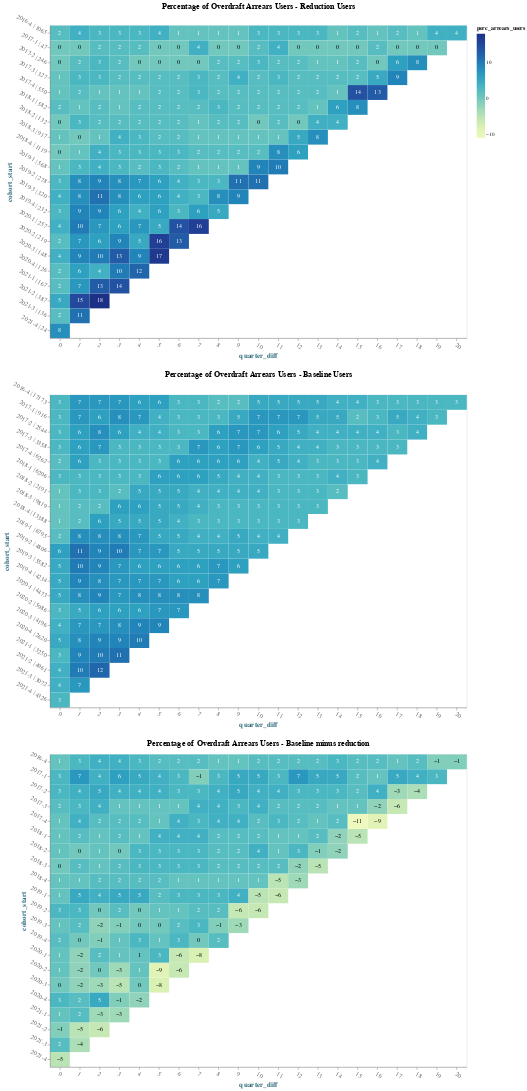

Notebook code cell kept with this figure:
### Markdown cell above
<a id='section2.2.4'></a>
### Overdraft Arrears Users cohorts
As for arrears users, we tend to see a similar pattern as the one above. Since these are not yet materialising into write-offs as we will see below and these users can still bounce back to be within their overdraft limit, these rates aren't necessarily worrying, but we should look into these rates over a longer period of time to check if these users| do leave arrears through top-ups.

### Code cell
graph(
    "perc_arrears_users",
    "Percentage of Overdraft Arrears Users",
    alt.datum.perc_arrears_users < 1,
)

### Figure 1 — Vega-Lite specification as saved in the notebook (floating-point values rounded to 4 significant figures; data arrays with more than 128 entries replaced by an {"elided": "..."} marker saying what was removed)
{"config": {"view": {"continuousWidth": 400, "continuousHeight": 300}, "axis": {"grid": false, "labelAngle": 30, "labelColor": "#666666", "labelFontSize": 12, "titleColor": "#266678", "titleFontSize": 14}, "title": {"fontSize": 15}}, "vconcat": [{"layer": [{"mark": "rect", "encoding": {"color": {"field": "perc_arrears_users", "type": "quantitative"}, "tooltip": [{"field": "cohort_start", "type": "nominal"}, {"field": "quarter_diff", "type": "quantitative"}, {"field": "perc_arrears_users", "type": "quantitative"}], "x": {"field": "quarter_diff", "type": "ordinal"}, "y": {"field": "cohort_start", "type": "ordinal"}}, "height": 600, "width": 800}, {"mark": {"type": "text", "baseline": "middle"}, "encoding": {"color": {"condition": {"value": "black", "test": "(datum.perc_arrears_users < 1)"}, "value": "white"}, "text": {"field": "perc_arrears_users", "type": "quantitative"}, "tooltip": [{"field": "cohort_start", "type": "nominal"}, {"field": "quarter_diff", "type": "quantitative"}, {"field": "perc_arrears_users", "type": "quantitative"}], "x": {"field": "quarter_diff", "type": "ordinal"}, "y": {"field": "cohort_start", "type": "ordinal"}}, "height": 600, "width": 800}], "data": {"name": "data-d51af2088b7649e3c19f0a0167f5ba92"}, "title": "Percentage of Overdraft Arrears Users - Reduction Users"}, {"layer": [{"mark": "rect", "encoding": {"color": {"field": "perc_arrears_users", "type": "quantitative"}, "tooltip": [{"field": "cohort_start", "type": "nominal"}, {"field": "quarter_diff", "type": "quantitative"}, {"field": "perc_arrears_users", "type": "quantitative"}], "x": {"field": "quarter_diff", "type": "ordinal"}, "y": {"field": "cohort_start", "type": "ordinal"}}, "height": 600, "width": 800}, {"mark": {"type": "text", "baseline": "middle"}, "encoding": {"color": {"condition": {"value": "black", "test": "(datum.perc_arrears_users < 1)"}, "value": "white"}, "text": {"field": "perc_arrears_users", "type": "quantitative"}, "tooltip": [{"field": "cohort_start", "type": "nominal"}, {"field": "quarter_diff", "type": "quantitative"}, {"field": "perc_arrears_users", "type": "quantitative"}], "x": {"field": "quarter_diff", "type": "ordinal"}, "y": {"field": "cohort_start", "type": "ordinal"}}, "height": 600, "width": 800}], "data": {"name": "data-8f0ab38df8b70ced055a49af068a6651"}, "title": "Percentage of Overdraft Arrears Users - Baseline Users"}, {"layer": [{"mark": "rect", "encoding": {"color": {"field": "perc_arrears_users", "type": "quantitative"}, "tooltip": [{"field": "cohort_start", "type": "nominal"}, {"field": "quarter_diff", "type": "quantitative"}, {"field": "perc_arrears_users", "type": "quantitative"}], "x": {"field": "quarter_diff", "type": "ordinal"}, "y": {"field": "cohort_start", "type": "ordinal"}}, "height": 600, "width": 800}, {"mark": {"type": "text", "baseline": "middle"}, "encoding": {"color": {"condition": {"value": "black", "test": "(datum.perc_arrears_users < 1)"}, "value": "white"}, "text": {"field": "perc_arrears_users", "type": "quantitative"}, "tooltip": [{"field": "cohort_start", "type": "nominal"}, {"field": "quarter_diff", "type": "quantitative"}, {"field": "perc_arrears_users", "type": "quantitative"}], "x": {"field": "quarter_diff", "type": "ordinal"}, "y": {"field": "cohort_start", "type": "ordinal"}}, "height": 600, "width": 800}], "data": {"name": "data-4b6621755754792233f12c86edb9e6bb"}, "title": "Percentage of Overdraft Arrears Users - Baseline minus reduction"}], "$schema": "https://vega.github.io/schema/vega-lite/v4.17.0.json", "datasets": {"data-d51af2088b7649e3c19f0a0167f5ba92": {"elided": "231 records"}, "data-8f0ab38df8b70ced055a49af068a6651": {"elided": "231 records"}, "data-4b6621755754792233f12c86edb9e6bb": {"elided": "231 records"}}}
